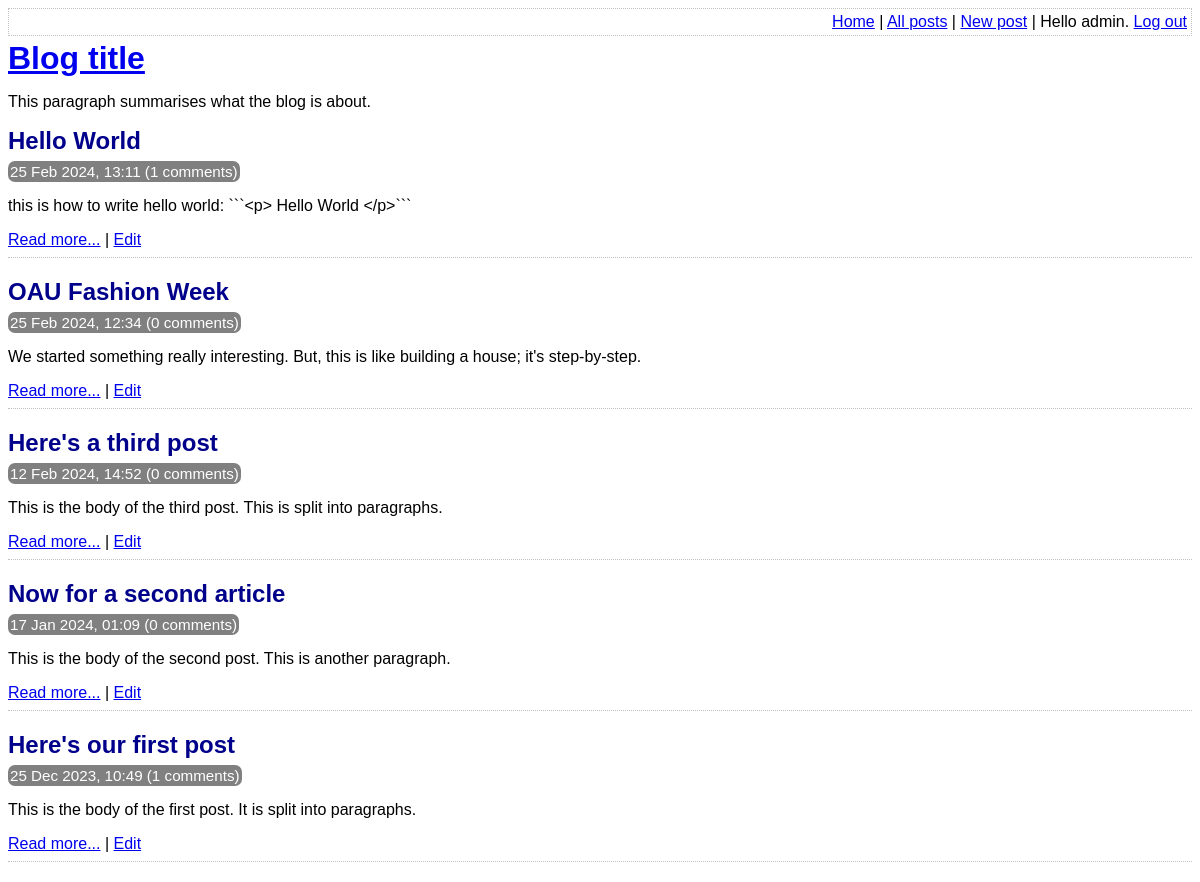
The app's page /index.php (signed in) with its own data.
### tables this page shows
CREATE TABLE post (
	id INTEGER PRIMARY KEY AUTOINCREMENT NOT NULL,
	title VARCHAR NOT NULL,
	body VARCHAR NOT NULL,
	user_id INTEGER NOT NULL,
	created_at VARCHAR NOT NULL,
	updated_at VARCHAR,
	FOREIGN KEY (user_id) REFERENCES user(id)
);

### lib/common.php (called while the page is built, shortened)
<?php
function htmlEscape($html)
{
    return htmlspecialchars($html, ENT_HTML5, 'UTF-8');
}
function convertSqlDate($sqlDate)
{
    $date = DateTime::createFromFormat('Y-m-d H:i:s', $sqlDate);
    return $date->format('d M Y, H:i');
}
function getAllPosts(PDO $pdo)
{
    $stmt = $pdo->query(
        'SELECT
            id, title, created_at, body,
            (SELECT COUNT(*) FROM comment WHERE comment.post_id = post.id) comment_count
        FROM
            post
        ORDER BY
            created_at DESC'
    );
    return $stmt->fetchAll(PDO::FETCH_ASSOC);
}
function isLoggedIn()
{
    return isset($_SESSION['logged_in_username']);
}

### index.php (the view, shortened to what this page needs)
<?php
require_once 'lib/common.php';
$pdo = getPDO();
$posts = getAllPosts($pdo);
?>
<!DOCTYPE html>
<html>
    <head>
        <?php require 'templates/head.php' ?>
    </head>
    <body>
        <?php require 'templates/title.php' ?>
        <div class="post-list">
            <?php foreach ($posts as $post): ?>
                <div class="post-synopsis">
                    <h2>
                        <?php echo htmlEscape($post['title']) ?>
                    </h2>
                    <div class="meta">
                        <?php echo convertSqlDate($post['created_at']) ?>
                        (<?php echo $post['comment_count'] ?> comments)
                    </div>
                    <p>
                        <?php echo htmlEscape($post['body']) ?>
                    </p>
                    <div class="post-controls">
                        <a
                            href="view-post.php?post_id=<?php echo $post['id'] ?>"
                        >Read more...</a>
                        <?php if (isLoggedIn()): ?>
                            |
                            <a
                                href="edit-post.php?post_id=<?php echo $post['id'] ?>"
                            >Edit</a>
                        <?php endif ?>
                    </div>
                </div>
            <?php endforeach ?>
        </div>
    </body>
</html>

### assets/main.css (style rules this page uses)
h1, h2, h3 { margin-top: 0; margin-bottom: 8px; }
body { font-family: sans-serif; }
.post-synopsis { padding-bottom: 8px; border-bottom: 1px dotted silver; margin-bottom: 20px; }
.post-synopsis h2, .post h2 { color: darkblue; }
.post .date, .post-synopsis .meta { color: white; background-color: grey; border-radius: 7px; padding: 2px; display: inline; font-size: 0.95em; }

### records on screen
post: title "Hello World", created_at "25 Feb 2024, 13:11", comment_count "1", body "this is how to write hello world: ```<p> Hello World </p>```"
post: title "OAU Fashion Week", created_at "25 Feb 2024, 12:34", comment_count "0", body "We started something really interesting. But, this is like building a house; it's step-by-step."
post: title "Here's a third post", created_at "12 Feb 2024, 14:52", comment_count "0", body "This is the body of the third post. This is split into paragraphs."
post: title "Now for a second article", created_at "17 Jan 2024, 01:09", comment_count "0", body "This is the body of the second post. This is another paragraph."
post: title "Here's our first post", created_at "25 Dec 2023, 10:49", comment_count "1", body "This is the body of the first post. It is split into paragraphs."

### other values on screen
htmlEscape(getAuthUser()) "admin"
